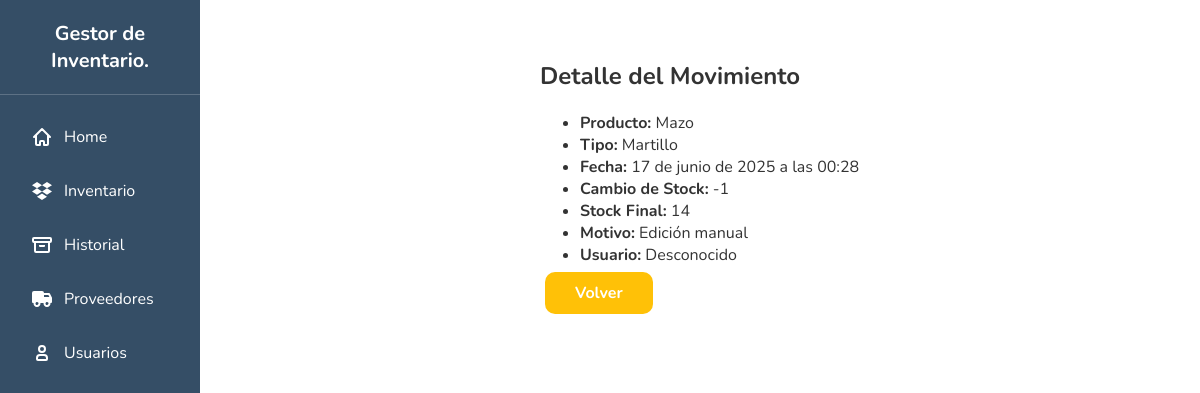
Page /historial19 on the committed database.
### inventory/models.py (models this page shows, shortened)
class HistorialMovimiento(models.Model):
    producto_id = models.IntegerField()
    nombre_producto = models.CharField(max_length=200)
    tipo_producto = models.CharField(max_length=50)
    codigo_barras = models.CharField(max_length=100, blank=True, null=True)
    fecha = models.DateTimeField(auto_now_add=True)
    cambio_stock = models.IntegerField()
    stock_final = models.IntegerField()
    motivo = models.CharField(max_length=255, blank=True)
    usuario = models.ForeignKey(User, on_delete=models.SET_NULL, null=True, blank=True)

### inventory/views.py (the view)
# urls.py: re_path(r'historial(?P<pk>\d+)$', detalle_historial, name='detalle_historial'),
def detalle_historial(request, pk):
    movimiento = get_object_or_404(HistorialMovimiento, pk=pk)
    return render(request, 'inv/detalle_historial.html', {'movimiento': movimiento})

### inventory/templates/inv/detalle_historial.html
{% extends 'inv/base.html' %}
{% block body %}
<div class="container mt-4">
  <h2>Detalle del Movimiento</h2>
  <ul class="list-group">
    <li class="list-group-item"><strong>Producto:</strong> {{ movimiento.nombre_producto }}</li>
    <li class="list-group-item"><strong>Tipo:</strong> {{ movimiento.tipo_producto }}</li>
    <li class="list-group-item"><strong>Fecha:</strong> {{ movimiento.fecha }}</li>
    <li class="list-group-item"><strong>Cambio de Stock:</strong> {{ movimiento.cambio_stock }}</li>
    <li class="list-group-item"><strong>Stock Final:</strong> {{ movimiento.stock_final }}</li>
    <li class="list-group-item"><strong>Motivo:</strong> {{ movimiento.motivo }}</li>
    <li class="list-group-item"><strong>Usuario:</strong> {{ movimiento.usuario.username|default:"Desconocido" }}</li>
  </ul>
  <a href="{% url 'historial' %}" class="btn btn-secondary mt-3">Volver</a>
</div>
{% endblock %}

### rows in the picture
HistorialMovimiento: nombre_producto "Mazo", tipo_producto "Martillo", fecha "17 de junio de 2025 a las 00:28", cambio_stock "-1", stock_final "14", motivo "Edición manual", usuario.username "Desconocido"
